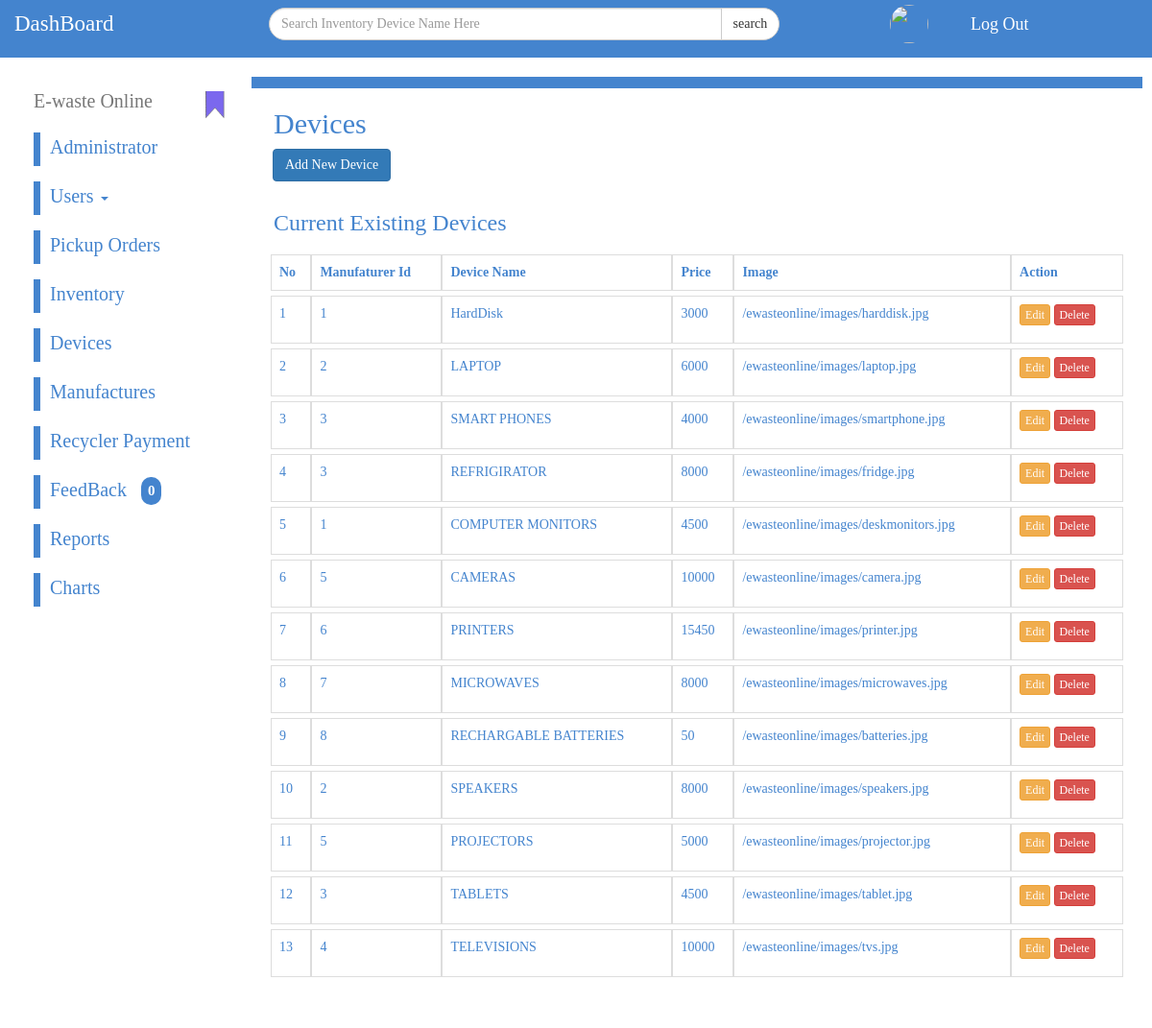
/administrator/device.php, run on the app's committed database.
### tables this page shows
CREATE TABLE `device` (
  `deviceKey` int(10) NOT NULL,
  `manuKey` varchar(50) NOT NULL,
  `deviceName` varchar(50) NOT NULL,
  `price` double NOT NULL,
  `image` varchar(300) NOT NULL
);

### administrator/device.php (the view, shortened to what this page needs)
<!DOCTYPE html>
<html lang="en">
<head>
  <?php include'modules/header.php';?>
</head>
<body>
    <?php include'modules/navigate.php';?>
    <div id="mainContent">
  <?php include'modules/sidebarnav.php';?>
        <?php
        $sql="select * from device";
        $query=$dbconnect->query($sql);
        $manuquery=$dbconnect->query("select * from manufacturer");
        ?>
        <div class="submain_content">
          <div id="messagedis"><p><?=$messagedis;?></p></div>
            <div class="container-fluid">
                <h2>Devices</h2>
                <?php if(isset($_GET['add']) || isset($_GET['edit'])):?>
                <div class="general_form">
                <h2>Fill In details</h2>
                <form class="form-group" method="post" action="device.php" enctype="multipart/form-data">
                     <input type="hidden" value="<?=((isset($_GET['edit']))?$getqery['deviceKey']:'');?>" name="id">
                    <div class="col-md-6">
                        <select class="form-control" name="manu">
                            <option value="">Select Manufacturer</option>
                            <?php while($res=mysqli_fetch_assoc($manuquery)):?>
                            <option value="<?=$res['manuKey'];?>"<?php if(isset($_GET['edit'])):?><?=(($getqery['manuKey']==$res['manuKey'])?'selected="selected"':'');?><?php endif;?>><?=$res['manufacturerNames'];?></option>
                            <?php endwhile;?>
                        </select>
                    <input class="form-control" type="text" name="names" placeholder="Enter Device Name" value="<?=((isset($_GET['edit']))?$getqery['deviceName']:'');?>" required/>
                    <input class="form-control" type="number" name="price" placeholder="Enter e-waste Price" value="<?=((isset($_GET['edit']))?$getqery['price']:'');?>" required/>
                    </div>
                     <div class="col-md-6">
                         <?php if(isset($_GET['edit']) && $getqery['image']!=''):?>
                         <img class="img-thumbnail img-rounded" src="<?=$getqery['image'];?>"/>
                         <input type="hidden" name="vimg" value="<?=$getqery['image'];?>">
                         <a href="device.php?delete_img=1&edit=<?=$getqery['deviceKey'];?>" class="btn btn-danger"> delete</a>
                         <?php else:?>
                    <input class="form-control" type="file" name="img" required/>
                         <?php endif;?>
                    <input class="form-control btn btn-md btn-primary" type="submit" name="submit" value="<?=((isset($_GET['edit']))?'Edit':'Add');?> Device"/>
                         <?php if(isset($_GET['edit'])):?><a href="device.php" class="btn form-control btn-md btn-success">Cancel</a><?php endif;?>
                    </div>
                </form>
                </div>
                <?php else:?>
                    <a href="device.php?add" class="a_custom btn btn-md btn-primary">Add New Device</a>
                    <?php endif;?>
                <div class="general_table">
                    <h3>Current Existing Devices</h3>
                    <table class="table table-bordered table-responsive">
                        <tbody>
                            <th>No</th>
                            <th>Manufaturer Id</th>
                            <th>Device Name</th>
                            <th>Price</th>
                            <th>Image</th>
                            <th>Action</th>
                        </tbody>
                        <tbody>
                            <?php while($res=mysqli_fetch_assoc($query)):?>
                            <tr>
                                <td><?=$res['deviceKey'];?></td>
                                 <td><?=$res['manuKey'];?></td>
                                 <td><?=$res['deviceName'];?></td>
                                 <td><?=$res['price'];?></td>
                                <td><?=$res['image'];?></td>
                                <td>
                                    <a class="btn btn-xs btn-warning" href="device.php?edit=<?=$res['deviceKey'];?>">Edit</a>
                                    <a class="btn btn-xs btn-danger" href="device.php?delete=<?=$res['deviceKey'];?>">Delete</a>
                                </td>
                            </tr>
                            <?php endwhile;?>
                        </tbody>
                    </table>
                </div>
            </div>
        </div>
    </div>
</body>
</html>

### css/style.css (style rules this page uses)
body { margin-top: 80px; height:83vh; background:url('../images/background.png'); background-repeat: no-repeat ; background-attachment: fixed; background-size:cover; color: white; overflow-x: hidden; font-family: "Segoe UI Emoji"; }
.btn { margin-bottom: 10px; }
#mainContent { display: grid; grid-template-columns: 20% 80%; grid-column-gap: 10px; margin: 0 20px; height: 80vh; }
.submain_content { overflow-y: auto; height: 87vh; }
.submain_content .container-fluid { background: rgba(255,255,255,0.9); overflow-y: auto; }
.submain_content .container-fluid h2 { color: #4484ce; }
.table { border-collapse: separate; border-spacing: 0 5px; word-wrap: break-word; padding: 5px; background: inherit; color: #4484ce; border: none; }
.table tr { background: white; }
.a_custom { margin-left: 7px; }
.general_table h3 { color: #4484ce; }
.container-fluid > h2 { margin-left: 8px; }
.container-fluid h3 { color: #4484ce; margin-left: 8px; }
#messagedis { background: #4484ce; text-align: center; font-size: 25px; padding: 1px; }

### data on the page
device: deviceKey "1", manuKey "1", deviceName "HardDisk", price "3000", image "/ewasteonline/images/harddisk.jpg"
device: deviceKey "2", manuKey "2", deviceName "LAPTOP", price "6000", image "/ewasteonline/images/laptop.jpg"
device: deviceKey "3", manuKey "3", deviceName "SMART PHONES", price "4000", image "/ewasteonline/images/smartphone.jpg"
device: deviceKey "4", manuKey "3", deviceName "REFRIGIRATOR", price "8000", image "/ewasteonline/images/fridge.jpg"
device: deviceKey "5", manuKey "1", deviceName "COMPUTER MONITORS", price "4500", image "/ewasteonline/images/deskmonitors.jpg"
device: deviceKey "6", manuKey "5", deviceName "CAMERAS", price "10000", image "/ewasteonline/images/camera.jpg"
device: deviceKey "7", manuKey "6", deviceName "PRINTERS", price "15450", image "/ewasteonline/images/printer.jpg"
device: deviceKey "8", manuKey "7", deviceName "MICROWAVES", price "8000", image "/ewasteonline/images/microwaves.jpg"
device: deviceKey "9", manuKey "8", deviceName "RECHARGABLE BATTERIES", price "50", image "/ewasteonline/images/batteries.jpg"
device: deviceKey "10", manuKey "2", deviceName "SPEAKERS", price "8000", image "/ewasteonline/images/speakers.jpg"
device: deviceKey "11", manuKey "5", deviceName "PROJECTORS", price "5000", image "/ewasteonline/images/projector.jpg"
device: deviceKey "12", manuKey "3", deviceName "TABLETS", price "4500", image "/ewasteonline/images/tablet.jpg"
device: deviceKey "13", manuKey "4", deviceName "TELEVISIONS", price "10000", image "/ewasteonline/images/tvs.jpg"

### other printed values
$count "0"
